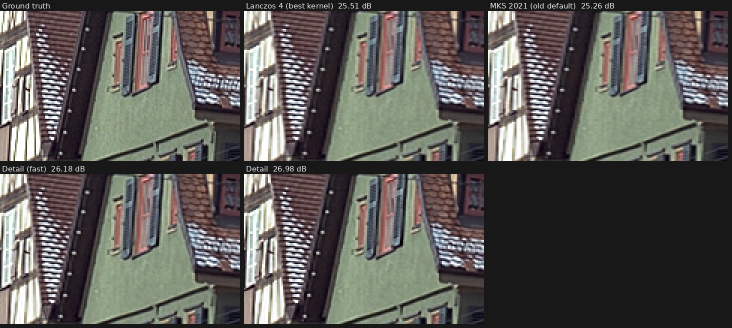
#> input picture desqueeze/Tools/AxisSR/examples/crop_kodak08.png, 1464 x 656 px (shown at 1/2 size)
$ python make_chart.py out.png ../AxisSR/examples/crop_kodak08.png
#> lines starting #> are read from the running program, lines starting #| are printed output that depends on the picture
"""Makes the printable calibration chart and a simulated anamorphic photo of it.

    python3 make_chart.py [out_dir] [photo_background.png]

calibration-chart.png      A4 landscape at 300 dpi: one large black circle. Print at 100% (no "fit to page").
sample-squeezed-1.6x.jpg   The chart photographed through a 1.6x anamorphic lens (simulated: area-integrated
                           squeeze, lens blur, sensor noise, JPEG), for trying Calibrate without a lens.
"""
import io, os, sys, numpy as np
from PIL import Image, ImageDraw, ImageFont

out = sys.argv[1] if len(sys.argv) > 1 else os.path.dirname(os.path.abspath(__file__))
bg_path = sys.argv[2] if len(sys.argv) > 2 else None
os.makedirs(out, exist_ok=True)

def font(size):
    for f in ["/usr/share/fonts/truetype/dejavu/DejaVuSans.ttf", "/Library/Fonts/Arial.ttf", "C:/Windows/Fonts/arial.ttf"]:
        if os.path.exists(f):
            return ImageFont.truetype(f, size)
    return ImageFont.load_default()

# ---------------------------------------------------------------- printable chart
W, H, DPI = 3508, 2480, 300                  # A4 landscape
mm = DPI / 25.4
ss = 4
big = Image.new("L", (W * ss, H * ss), 255)
#> big: PIL image 14032x9920 L; every value is 255
d = ImageDraw.Draw(big)
r = 70 * mm * ss                             # 140 mm circle
cx, cy = W * ss / 2, (H * ss) / 2 - 8 * mm * ss
d.ellipse([cx - r, cy - r, cx + r, cy + r], fill=0)
chart = big.resize((W, H), Image.LANCZOS)
d = ImageDraw.Draw(chart)
f1, f2 = font(int(5 * mm)), font(int(3.2 * mm))
d.text((14 * mm, H - 30 * mm), "Desqueeze calibration chart", fill=0, font=f1)
d.text((14 * mm, H - 21 * mm),
       "Print at 100% on A4 or larger and lay it flat. Photograph it straight on through the anamorphic lens, with the circle",
       fill=90, font=f2)
d.text((14 * mm, H - 15.5 * mm),
       "near the middle of the frame and about half the frame height. Open the photo, press Calibrate and click inside the circle.",
       fill=90, font=f2)
d.text((W - 72 * mm, 14 * mm), "circle diameter 140 mm", fill=120, font=f2)
chart.save(os.path.join(out, "calibration-chart.png"), dpi=(DPI, DPI), optimize=True)
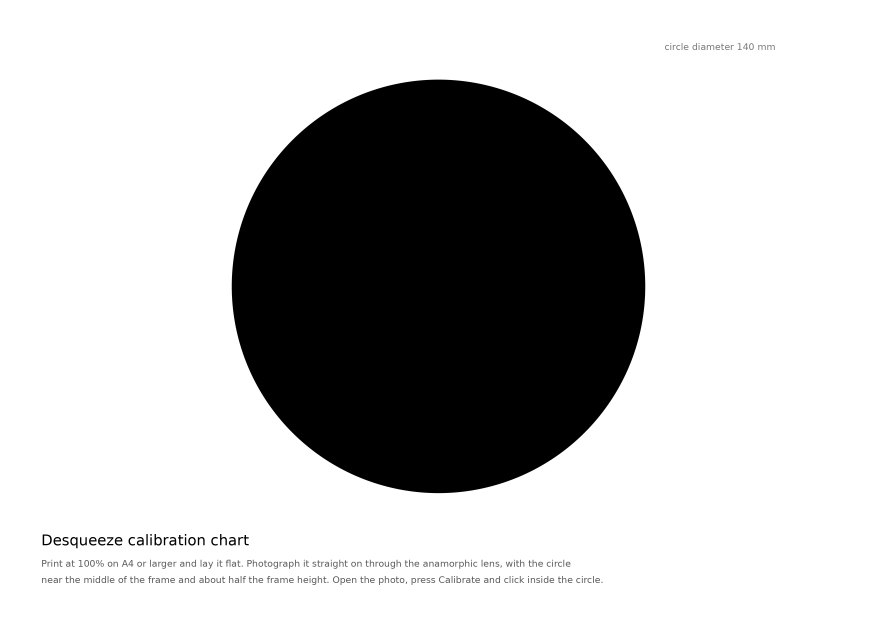
#> saved as calibration-chart.png: PIL image 3508x2480 L (shown at 1/4 size); min 0, max 255, mean 191.1

# ---------------------------------------------------------------- simulated photo of the chart, squeezed 1.6x
def to_lin(s):
    return np.where(s <= 0.04045, s / 12.92, ((s + 0.055) / 1.055) ** 2.4)

def from_lin(l):
    l = np.clip(l, 0, 1)
    return np.where(l <= 0.0031308, l * 12.92, 1.055 * l ** (1 / 2.4) - 0.055)

f = 1.6
cw, ch = 2400, 1600                          # captured (squeezed) size
sw = int(cw * f)                             # scene width before the squeeze
ss = 2
rng = np.random.default_rng(3)
if bg_path:
    scene = np.asarray(Image.open(bg_path).convert("RGB").resize((sw * ss, ch * ss), Image.BICUBIC)).astype(np.float32) / 255
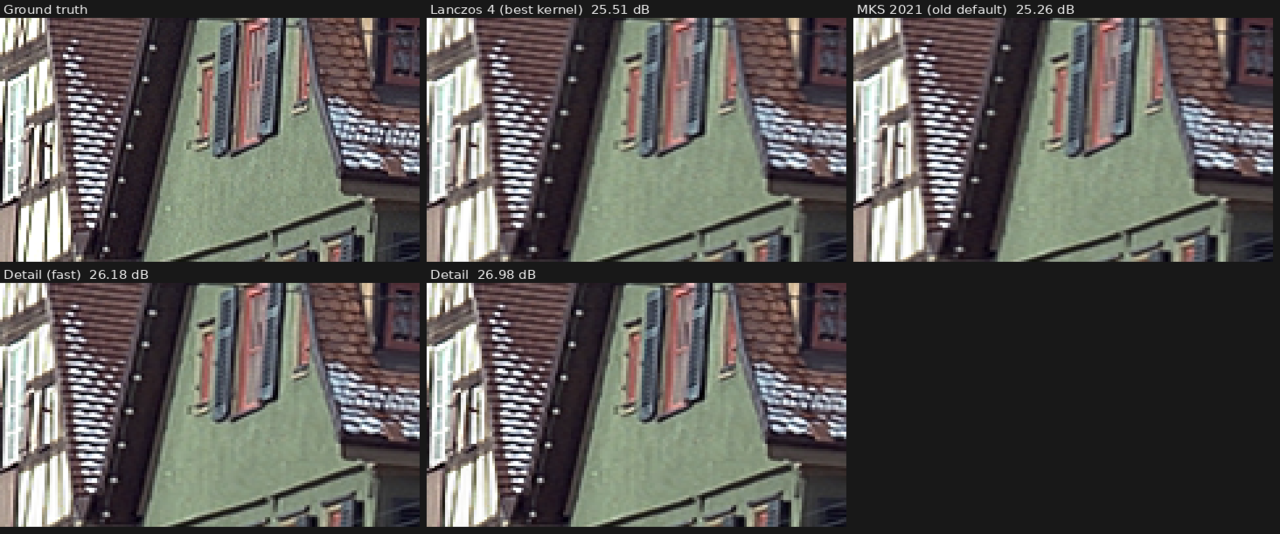
#> scene: shape (3200, 7680, 3) float32 (shown at 1/6 size); mean R, G, B 0.33, 0.315, 0.312
    scene = to_lin(scene) * 0.8
#> in to_lin, `return np.where(s <= 0.04045, s / 12.92, ((s + 0.055) / 1.055) ** 2.4)`:
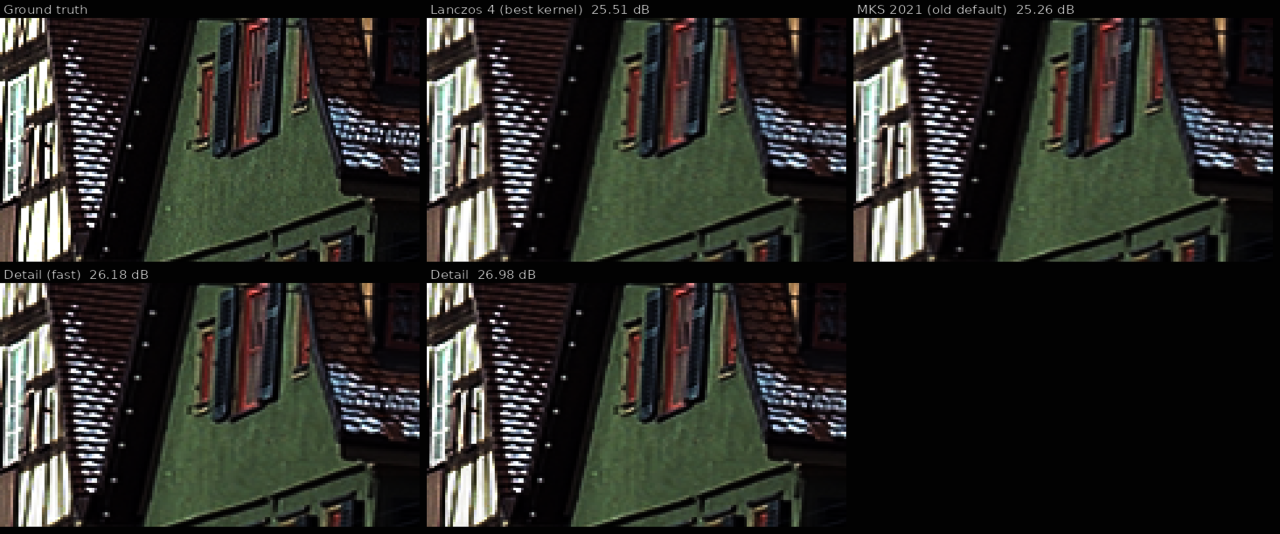
#> returned value: shape (3200, 7680, 3) float32 (shown at 1/6 size); mean of channels 0, 1, 2 0.167, 0.162, 0.15; drawn as R, G, B
else:
    yy, xx = np.mgrid[0:ch * ss, 0:sw * ss].astype(np.float32)
    scene = np.stack([0.18 + 0.05 * xx / xx.max(), 0.16 + 0.04 * yy / yy.max(), np.full_like(xx, 0.13)], -1)
# the chart on the table: paper rectangle, 0.83 x 0.83 of the frame height, centred slightly off-centre
paper_h = int(0.83 * ch * ss); paper_w = int(paper_h * W / H)
px0, py0 = int(sw * ss * 0.5 - paper_w / 2 + 40 * ss), int(ch * ss * 0.5 - paper_h / 2)
paper = np.asarray(chart.resize((paper_w, paper_h), Image.BICUBIC)).astype(np.float32) / 255
shade = 0.92 - 0.06 * np.linspace(0, 1, paper_w)[None, :]
paper_lin = to_lin(paper) * shade
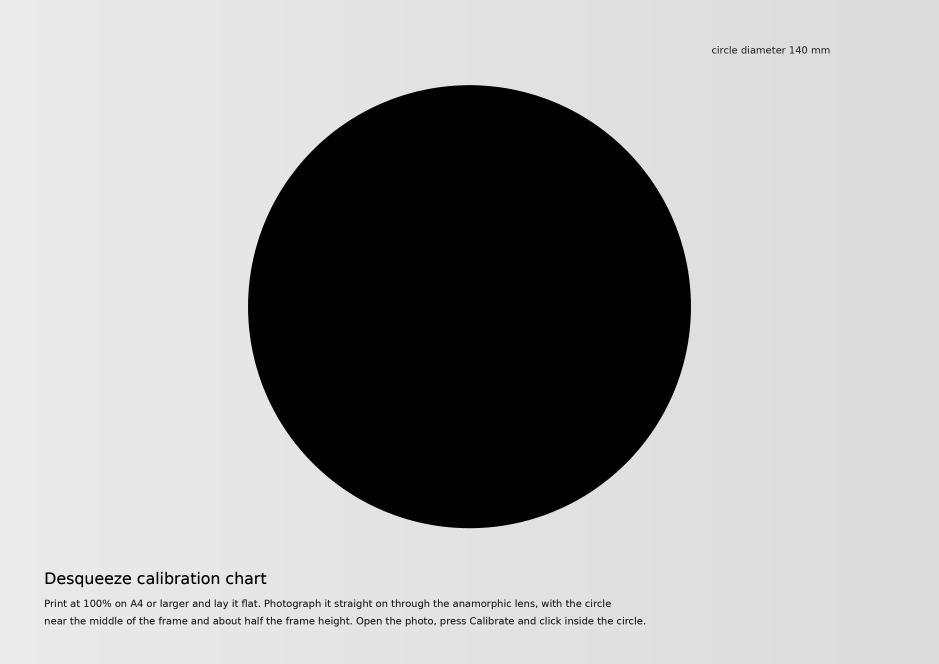
#> paper_lin: shape (2656, 3756) float64 (shown at 1/4 size); min 0, max 0.92, mean 0.665
scene[py0:py0 + paper_h, px0:px0 + paper_w] = paper_lin[..., None] * np.array([1.0, 0.98, 0.95], np.float32)
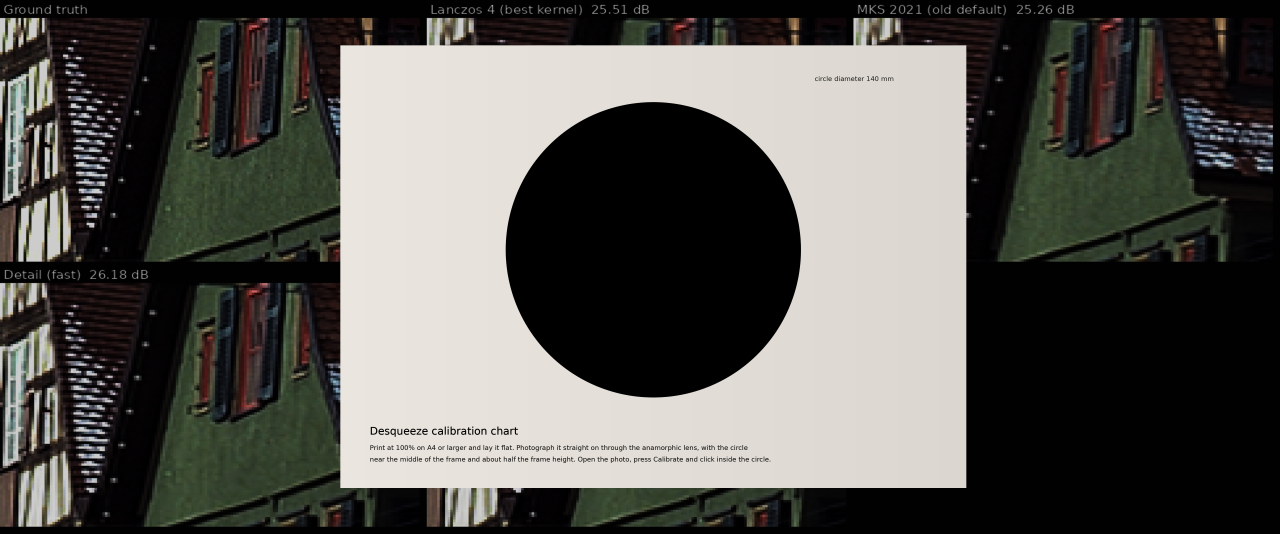
#> scene: shape (3200, 7680, 3) float32 (shown at 1/6 size); mean R, G, B 0.35, 0.351, 0.327
# sensor: average ss rows, integrate columns over f*ss scene pixels
img = scene.reshape(ch, ss, sw * ss, 3).mean(1)
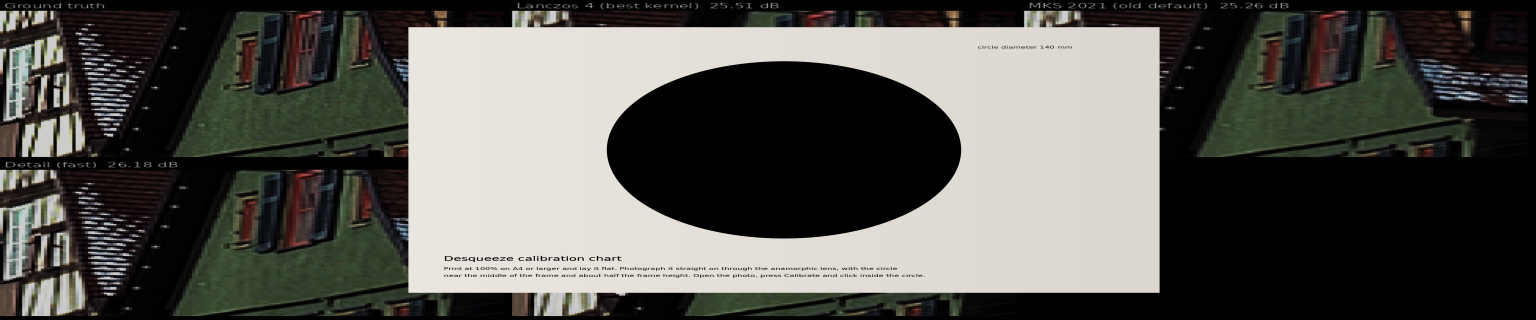
#> img: shape (1600, 7680, 3) float32 (shown at 1/5 size); mean R, G, B 0.346, 0.335, 0.308
cs = np.concatenate([np.zeros((ch, 1, 3)), np.cumsum(img, 1, dtype=np.float64)], 1)
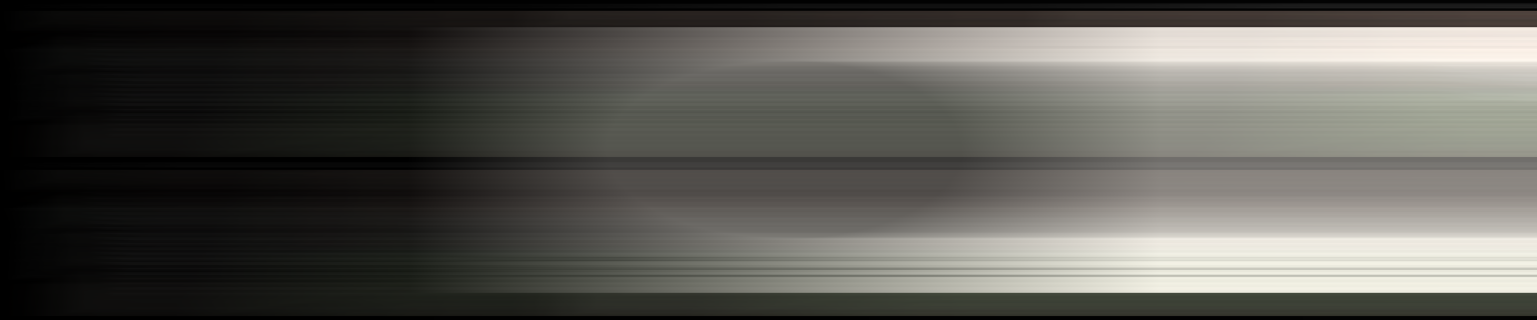
#> cs: shape (1600, 7681, 3) float64 (shown at 1/5 size); mean R, G, B 1412.4, 1392.8, 1314.1; drawn with min black and max white
edges = np.arange(cw + 1) * f * ss
i0 = np.minimum(np.floor(edges).astype(int), sw * ss - 1); fr = edges - i0
#> (the run stopped early here; a loop or call above may not have finished)
